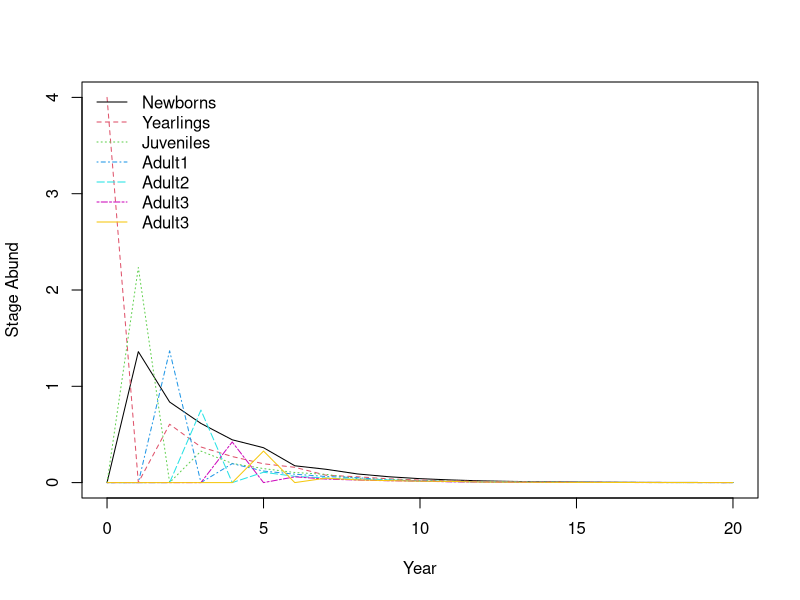
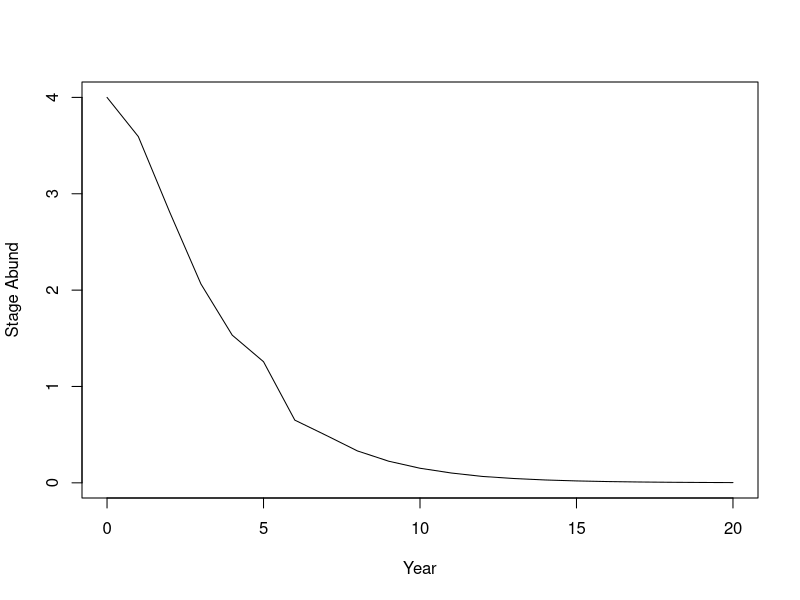

Recreate these plots in R, in order.
## ---- Demographic analysis of an animal population ----
## including density dependence

# Deer matrix

B <- matrix(c(0.426, 1.290, 1.296, 1.120, 1.126, 1.554, 0,
              0.713, 0, 0, 0, 0, 0, 0,
              0, 0.645, 0, 0, 0, 0, 0,
              0, 0, 0.648, 0, 0, 0, 0,
              0, 0, 0, 0.560, 0, 0, 0,
              0, 0, 0, 0, 0.563, 0, 0,
              0, 0, 0, 0, 0, 0.777, 0), 
            nr = 7, byrow = TRUE)
years <- 20

Identita <- matrix(c(-1, 0, 0, 0, 0, 0, 0,
                     0, -1, 0, 0, 0, 0, 0,
                     0, 0, -1, 0, 0, 0, 0,
                     0, 0, 0, -1, 0, 0, 0,
                     0, 0, 0, 0, -1, 0, 0,
                     0, 0, 0, 0, 0, -1, 0,
                     0, 0, 0, 0, 0, 0, -1), 
                   nr = 7, byrow = TRUE)

i=1
eigs.B <- eigen(B)
w <- Re(eigs.B[["vectors"]][, 1]) # più semplice, questa è la SSD
lambda <- Re(eigs.B[["values"]][1])
wtot <- w/sum(w)

N0 <- matrix(c(0, 4, 0, 0, 0, 0, 0), ncol = 1)
N.projections <- matrix(0, nrow = nrow(B), ncol = years + 1)
N.projections[, 1] <- N0
# for (i in 1:years) N.projections[, i + 1] <- B %*% N.projections[,+ i] +
#   (matrix(((110 - B %*% N.projections[,+ i])/110),nr=7)) * (-lambda)
for (i in 1:years) N.projections[, i + 1] <- B %*% N.projections[,+ i] +
  ((matrix((((110*wtot) - B %*% N.projections[,+ i])/(110*wtot)),nr=7))) * (B %*% (N.projections[,+ i])) * (-lambda) * wtot
matplot(0:years, t(N.projections), type = "l", lty = 1:7,
        ylab = "Stage Abund", xlab = "Year", col = 1:7)
stages <- c("Newborns", "Yearlings", "Juveniles", "Adult1", "Adult2", "Adult3", "Adult3")
legend("topleft", legend = stages,
       lty = 1:6, bty = "n", col = 1:7)

matplot(0:years, (colSums(N.projections)), type = "l", lty = 1,
        ylab = "Stage Abund", xlab = "Year", col = 1)


